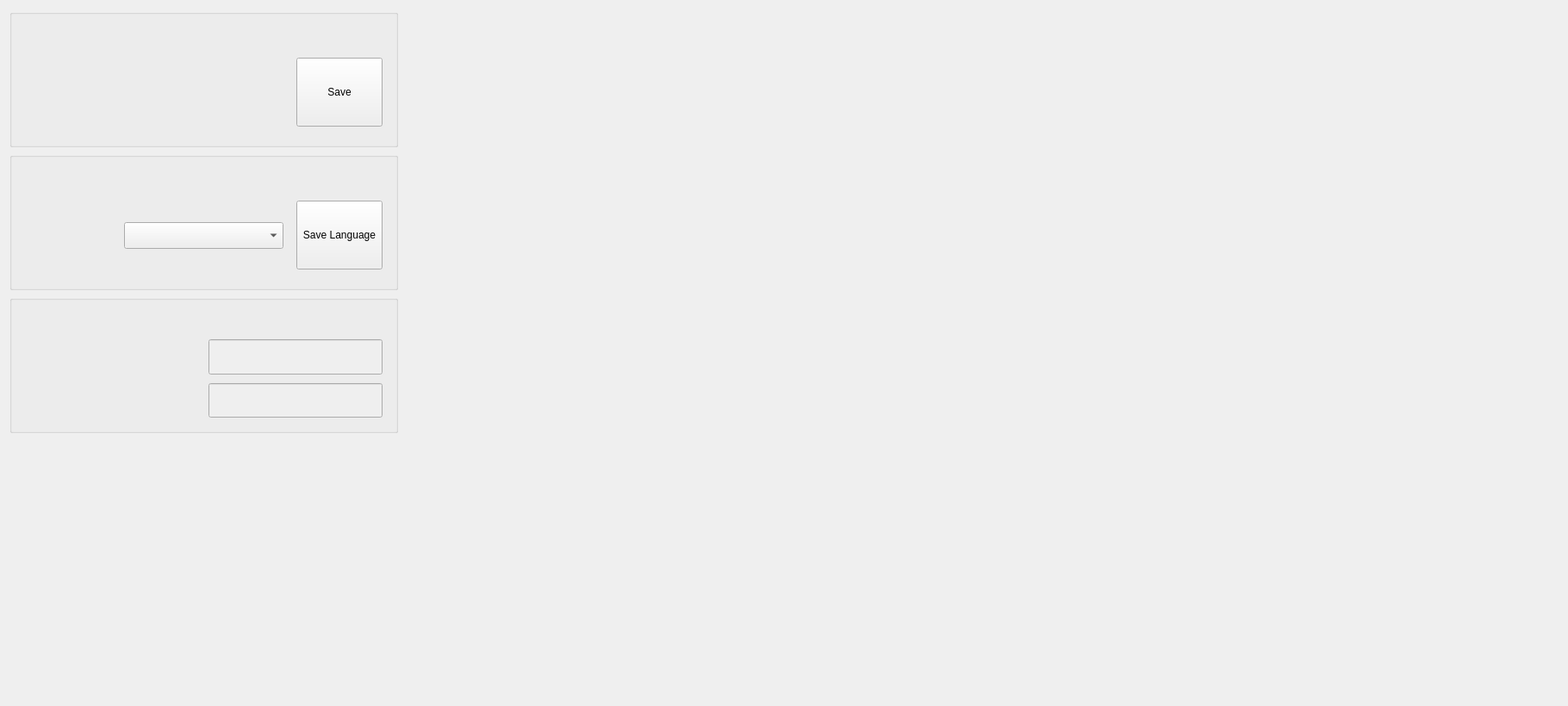
<?xml version="1.0" encoding="UTF-8"?>
<ui version="4.0">
 <class>ConfigView</class>
 <widget class="QWidget" name="ConfigView">
  <property name="geometry">
   <rect>
    <x>0</x>
    <y>0</y>
    <width>1820</width>
    <height>820</height>
   </rect>
  </property>
  <property name="windowTitle">
   <string>Form</string>
  </property>
  <layout class="QGridLayout" name="gridLayout_4">
   <item row="1" column="2">
    <spacer name="horizontalSpacer">
     <property name="orientation">
      <enum>Qt::Horizontal</enum>
     </property>
     <property name="sizeHint" stdset="0">
      <size>
       <width>40</width>
       <height>20</height>
      </size>
     </property>
    </spacer>
   </item>
   <item row="0" column="0">
    <widget class="GroupBox" name="gb_net">
     <property name="minimumSize">
      <size>
       <width>447</width>
       <height>160</height>
      </size>
     </property>
     <property name="maximumSize">
      <size>
       <width>500</width>
       <height>16777215</height>
      </size>
     </property>
     <property name="title">
      <string/>
     </property>
     <layout class="QGridLayout" name="gridLayout">
      <property name="leftMargin">
       <number>15</number>
      </property>
      <property name="topMargin">
       <number>45</number>
      </property>
      <property name="rightMargin">
       <number>15</number>
      </property>
      <property name="bottomMargin">
       <number>15</number>
      </property>
      <property name="spacing">
       <number>15</number>
      </property>
      <item row="0" column="0">
       <widget class="UC_TString" name="wdg_serverIP" native="true">
        <property name="sizePolicy">
         <sizepolicy hsizetype="Fixed" vsizetype="Preferred">
          <horstretch>0</horstretch>
          <verstretch>0</verstretch>
         </sizepolicy>
        </property>
        <property name="minimumSize">
         <size>
          <width>300</width>
          <height>30</height>
         </size>
        </property>
       </widget>
      </item>
      <item row="1" column="0">
       <widget class="UC_TString" name="wdg_serverPort" native="true">
        <property name="sizePolicy">
         <sizepolicy hsizetype="Fixed" vsizetype="Preferred">
          <horstretch>0</horstretch>
          <verstretch>0</verstretch>
         </sizepolicy>
        </property>
        <property name="minimumSize">
         <size>
          <width>300</width>
          <height>30</height>
         </size>
        </property>
       </widget>
      </item>
      <item row="0" column="1" rowspan="2">
       <widget class="QPushButton" name="btn_SaveConfig">
        <property name="sizePolicy">
         <sizepolicy hsizetype="Fixed" vsizetype="Fixed">
          <horstretch>0</horstretch>
          <verstretch>0</verstretch>
         </sizepolicy>
        </property>
        <property name="minimumSize">
         <size>
          <width>100</width>
          <height>80</height>
         </size>
        </property>
        <property name="text">
         <string>Save</string>
        </property>
       </widget>
      </item>
     </layout>
    </widget>
   </item>
   <item row="1" column="0">
    <widget class="GroupBox" name="gb_language">
     <property name="minimumSize">
      <size>
       <width>0</width>
       <height>160</height>
      </size>
     </property>
     <property name="maximumSize">
      <size>
       <width>500</width>
       <height>16777215</height>
      </size>
     </property>
     <property name="title">
      <string/>
     </property>
     <layout class="QHBoxLayout" name="horizontalLayout">
      <property name="spacing">
       <number>15</number>
      </property>
      <property name="leftMargin">
       <number>15</number>
      </property>
      <property name="topMargin">
       <number>45</number>
      </property>
      <property name="rightMargin">
       <number>15</number>
      </property>
      <property name="bottomMargin">
       <number>15</number>
      </property>
      <item>
       <widget class="QLabel" name="lbl_Language">
        <property name="sizePolicy">
         <sizepolicy hsizetype="Fixed" vsizetype="Preferred">
          <horstretch>0</horstretch>
          <verstretch>0</verstretch>
         </sizepolicy>
        </property>
        <property name="minimumSize">
         <size>
          <width>100</width>
          <height>0</height>
         </size>
        </property>
        <property name="text">
         <string/>
        </property>
        <property name="alignment">
         <set>Qt::AlignCenter</set>
        </property>
       </widget>
      </item>
      <item>
       <widget class="ComboBox" name="cmb_Language">
        <property name="sizePolicy">
         <sizepolicy hsizetype="Preferred" vsizetype="Fixed">
          <horstretch>0</horstretch>
          <verstretch>0</verstretch>
         </sizepolicy>
        </property>
        <property name="font">
         <font>
          <family>Agency FB</family>
          <pointsize>12</pointsize>
         </font>
        </property>
       </widget>
      </item>
      <item>
       <widget class="QPushButton" name="btn_SaveLanguage">
        <property name="sizePolicy">
         <sizepolicy hsizetype="Fixed" vsizetype="Fixed">
          <horstretch>0</horstretch>
          <verstretch>0</verstretch>
         </sizepolicy>
        </property>
        <property name="minimumSize">
         <size>
          <width>100</width>
          <height>80</height>
         </size>
        </property>
        <property name="text">
         <string>Save Language</string>
        </property>
       </widget>
      </item>
     </layout>
    </widget>
   </item>
   <item row="2" column="0">
    <widget class="GroupBox" name="gb_license">
     <property name="minimumSize">
      <size>
       <width>0</width>
       <height>160</height>
      </size>
     </property>
     <property name="maximumSize">
      <size>
       <width>500</width>
       <height>16777215</height>
      </size>
     </property>
     <property name="title">
      <string/>
     </property>
     <layout class="QGridLayout" name="gridLayout_3">
      <property name="leftMargin">
       <number>15</number>
      </property>
      <property name="topMargin">
       <number>45</number>
      </property>
      <property name="rightMargin">
       <number>15</number>
      </property>
      <property name="bottomMargin">
       <number>15</number>
      </property>
      <property name="spacing">
       <number>10</number>
      </property>
      <item row="0" column="0">
       <widget class="QLabel" name="lbl_LicenseDate_MCtrl">
        <property name="sizePolicy">
         <sizepolicy hsizetype="Preferred" vsizetype="Preferred">
          <horstretch>0</horstretch>
          <verstretch>0</verstretch>
         </sizepolicy>
        </property>
        <property name="text">
         <string/>
        </property>
        <property name="alignment">
         <set>Qt::AlignCenter</set>
        </property>
       </widget>
      </item>
      <item row="0" column="1">
       <widget class="QLineEdit" name="led_LicenseDate_MCtrl">
        <property name="enabled">
         <bool>false</bool>
        </property>
        <property name="sizePolicy">
         <sizepolicy hsizetype="Preferred" vsizetype="Fixed">
          <horstretch>0</horstretch>
          <verstretch>0</verstretch>
         </sizepolicy>
        </property>
        <property name="maximumSize">
         <size>
          <width>16777215</width>
          <height>150</height>
         </size>
        </property>
        <property name="font">
         <font>
          <family>Agency FB</family>
          <pointsize>14</pointsize>
         </font>
        </property>
        <property name="alignment">
         <set>Qt::AlignCenter</set>
        </property>
       </widget>
      </item>
      <item row="1" column="0">
       <widget class="QLabel" name="lbl_LicenseDate_GUI">
        <property name="sizePolicy">
         <sizepolicy hsizetype="Preferred" vsizetype="Preferred">
          <horstretch>0</horstretch>
          <verstretch>0</verstretch>
         </sizepolicy>
        </property>
        <property name="text">
         <string/>
        </property>
        <property name="alignment">
         <set>Qt::AlignCenter</set>
        </property>
       </widget>
      </item>
      <item row="1" column="1">
       <widget class="QLineEdit" name="led_LicenseDate_GUI">
        <property name="enabled">
         <bool>false</bool>
        </property>
        <property name="sizePolicy">
         <sizepolicy hsizetype="Preferred" vsizetype="Fixed">
          <horstretch>0</horstretch>
          <verstretch>0</verstretch>
         </sizepolicy>
        </property>
        <property name="maximumSize">
         <size>
          <width>16777215</width>
          <height>150</height>
         </size>
        </property>
        <property name="font">
         <font>
          <family>Agency FB</family>
          <pointsize>14</pointsize>
         </font>
        </property>
        <property name="alignment">
         <set>Qt::AlignCenter</set>
        </property>
       </widget>
      </item>
     </layout>
    </widget>
   </item>
   <item row="3" column="0">
    <spacer name="verticalSpacer">
     <property name="orientation">
      <enum>Qt::Vertical</enum>
     </property>
     <property name="sizeHint" stdset="0">
      <size>
       <width>20</width>
       <height>40</height>
      </size>
     </property>
    </spacer>
   </item>
   <item row="0" column="1" rowspan="3">
    <widget class="QWidget" name="wdg_Config" native="true">
     <property name="minimumSize">
      <size>
       <width>500</width>
       <height>0</height>
      </size>
     </property>
     <widget class="QWidget" name="horizontalLayoutWidget">
      <property name="geometry">
       <rect>
        <x>-1</x>
        <y>-1</y>
        <width>501</width>
        <height>491</height>
       </rect>
      </property>
      <layout class="QHBoxLayout" name="hly_Config"/>
     </widget>
    </widget>
   </item>
  </layout>
 </widget>
 <customwidgets>
  <customwidget>
   <class>GroupBox</class>
   <extends>QGroupBox</extends>
   <header>CustomerWidget/GroupBox/groupbox.h</header>
   <container>1</container>
  </customwidget>
  <customwidget>
   <class>UC_TString</class>
   <extends>QWidget</extends>
   <header>BindableComponent/BindableUserControl/uc_tstring.h</header>
   <container>1</container>
  </customwidget>
  <customwidget>
   <class>ComboBox</class>
   <extends>QComboBox</extends>
   <header>CustomerWidget/ComboBox/combobox.h</header>
  </customwidget>
 </customwidgets>
 <resources/>
 <connections/>
</ui>
